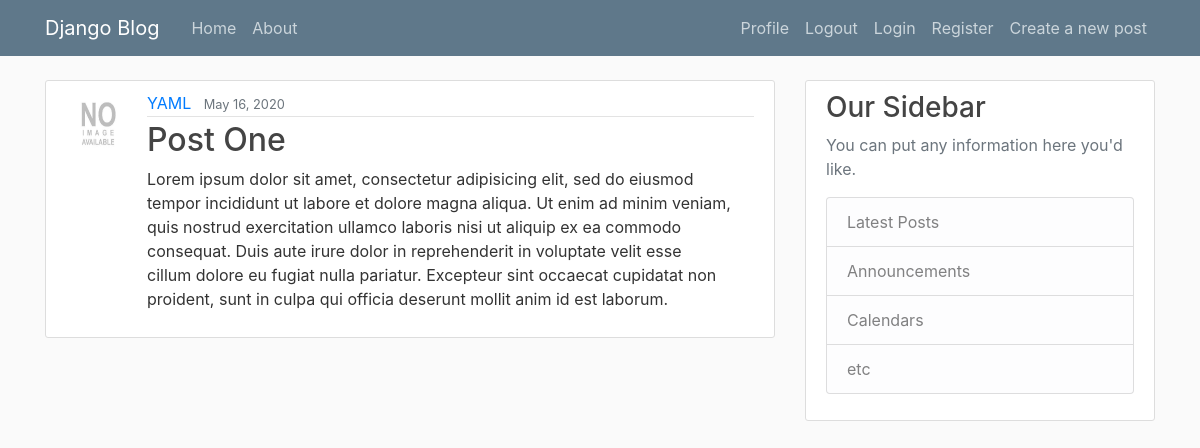
The app's page /post/1/ with its own data.
### blog/models.py (models this page shows, shortened)
class Post(models.Model):
	title = models.CharField(max_length=1000)
	content = models.TextField()
	date_posted = models.DateTimeField(default=timezone.now)
	author = models.ForeignKey(User, on_delete=models.CASCADE)

### users/models.py (models this page shows, shortened)
class Profile(models.Model):
	user = models.OneToOneField(User, on_delete=models.CASCADE)
	image = models.ImageField(default='default.jpg', upload_to='profile/pics')

### blog/views.py (the view)
# urls.py: path('post/<int:pk>/', PostDetailView.as_view(), name='post-detail'),
class PostDetailView(DetailView):
	model = Post
	template_name = 'blog/post_detail.html'
	context_object_name = 'pt'

### blog/templates/blog/post_detail.html
{% extends "blog/base.html" %}
{% block content %}
      <article class="media content-section">
        <img class="rounded-circle article-img" src="{{ pt.author.profile.image.url }}">
        <div class="media-body">
          <div class="article-metadata">
            <a class="mr-2" href="{% url 'user-posts' pt.author.username %}">{{ pt.author }}</a>
            <small class="text-muted">{{ pt.date_posted|date:"F d, Y" }}</small>
          </div>
          <h2 class="article-title">{{ pt.title }}</h2>
          <p class="article-content">{{ pt.content }}</p>
        </div>
      </article>
{% endblock content %}

### blog/static/blog/main.css (style rules this page uses)
body { background: #fafafa; color: #333333; margin-top: 5rem; }
h1, h2, h3, h4, h5, h6 { color: #444444; }
.content-section { background: #ffffff; padding: 10px 20px; border: 1px solid #dddddd; border-radius: 3px; margin-bottom: 20px; }
.article-title { color: #444444; }
.article-content { white-space: pre-line; }
.article-img { height: 65px; width: 65px; margin-right: 16px; }
.article-metadata { padding-bottom: 1px; margin-bottom: 4px; border-bottom: 1px solid #e3e3e3 }

### records on screen
Post: author.profile.image (placeholder picture), author "YAML", date_posted "May 16, 2020", title "Post One", content "Lorem ipsum dolor sit amet, consectetur adipisicing elit, sed do eiusmod tempor incididunt ut labore et dolore magna aliqua. Ut enim ad minim veniam, quis nostrud exercitation ullamco laboris nisi ut aliquip ex ea commodo consequat. Duis aute irure dolor in reprehenderit in voluptate velit esse cillum dolore eu fugiat nulla pariatur. Excepteur sint occaecat cupidatat non proident, sunt in culpa qui officia deserunt mollit anim id est laborum."
